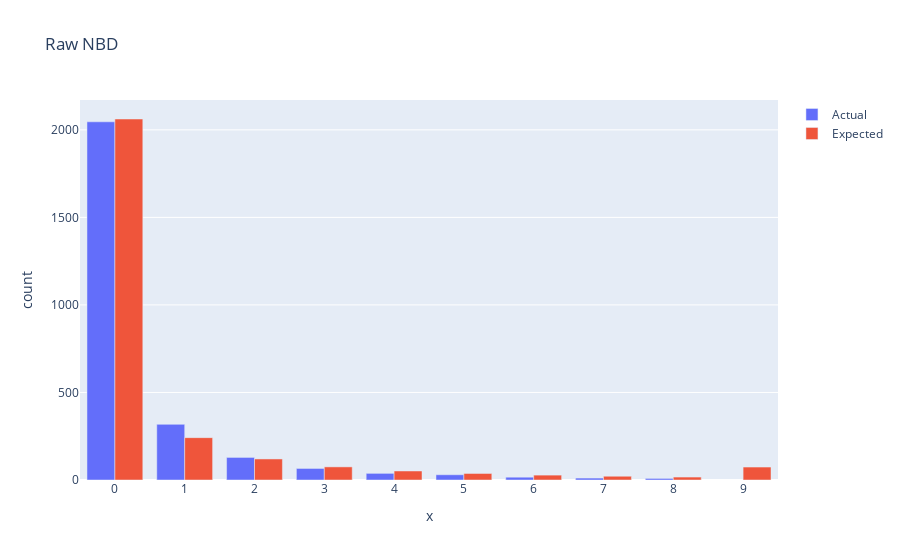

The cell this chart's notebook holds for it:
### Code cell
fig = go.Figure(data=[
    go.Bar(name='Actual', x=np.arange(10), y=np.unique(data.Visits,return_counts=True)[1][0:9]),
    go.Bar(name='Expected', x=np.arange(10), y=pred)
])

fig.update_layout(title='Raw NBD',
                  xaxis_title='x',
                  yaxis_title='count',
                 annotations=[
                    
                      ],
                  xaxis = dict(
                        tickmode = 'linear',
                        tick0 = 0,
                        dtick = 1
                        )
                 )

# Change the bar mode
fig.update_layout(barmode='group')

fig.show()

### Figure 1 — Plotly figure (JSON) as saved in the notebook; plotly's stock layout.template omitted (floating-point values rounded to 4 significant figures)
{"data": [{"name": "Actual", "type": "bar", "x": [0, 1, 2, 3, 4, 5, 6, 7, 8, 9], "y": [2046, 318, 129, 66, 38, 30, 16, 11, 9]}, {"name": "Expected", "type": "bar", "x": [0, 1, 2, 3, 4, 5, 6, 7, 8, 9], "y": [2062.0, 241.9, 120.2, 74.93, 51.45, 37.28, 27.96, 21.47, 16.78, 74.01]}], "layout": {"autosize": true, "barmode": "group", "title": {"text": "Raw NBD"}, "xaxis": {"autorange": true, "dtick": 1, "range": [-0.5, 9.5], "tick0": 0, "tickmode": "linear", "title": {"text": "x"}, "type": "linear"}, "yaxis": {"autorange": true, "range": [0, 2171.0], "title": {"text": "count"}, "type": "linear"}}}
